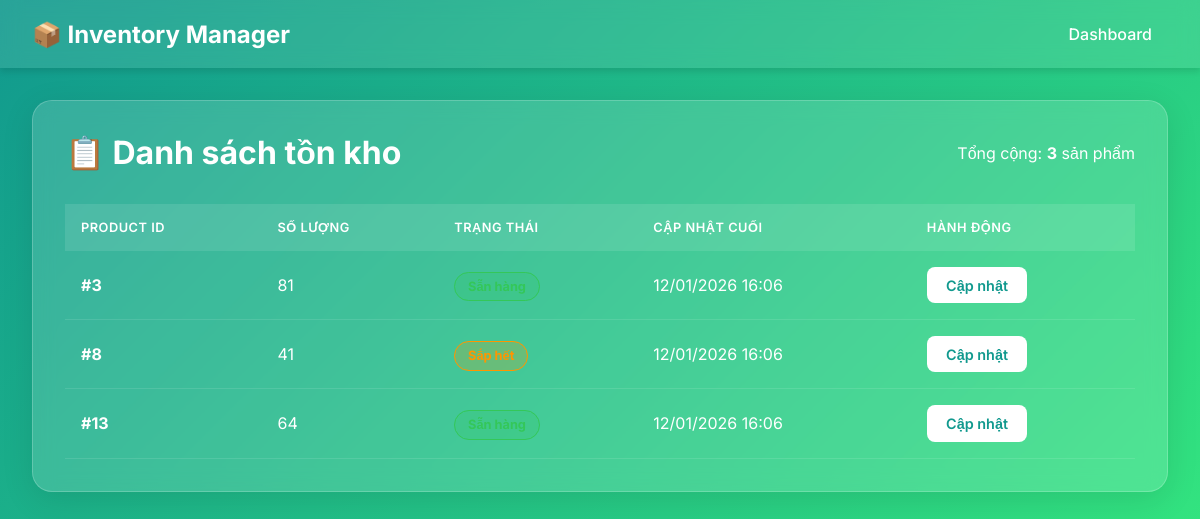
Before: / with the older database file.
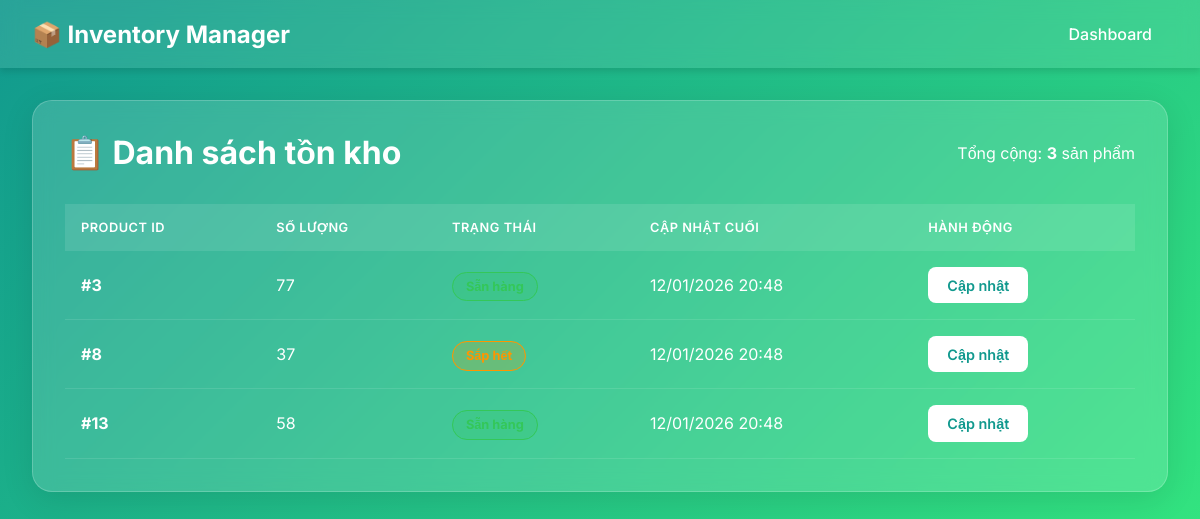
After: the same page with the newer database file.
### inventory/models.py (models this page shows, shortened)
class Inventory(models.Model):
    product_id = models.IntegerField(unique=True, verbose_name='Product ID')
    quantity = models.PositiveIntegerField(
        default=0,
        validators=[MinValueValidator(0)],
        verbose_name='Quantity'
    )
    created_at = models.DateTimeField(auto_now_add=True, verbose_name='Created At')
    updated_at = models.DateTimeField(auto_now=True, verbose_name='Updated At')
    class Meta:
        verbose_name = 'Inventory'
        verbose_name_plural = 'Inventories'
        ordering = ['product_id']

### inventory/views.py (the view)
# urls.py: path('', InventoryDashboardView.as_view(), name='inventory_dashboard'),
class InventoryDashboardView(View):
    def get(self, request):
        inventories = Inventory.objects.all()
        return render(request, 'dashboard.html', {'inventories': inventories})

### templates/dashboard.html (shortened to what this page needs)
{% extends 'base.html' %}
{% block content %}
<div class="card">
    <div class="header-section">
        <h1 class="title">📋 Danh sách tồn kho</h1>
        <div class="stats">
            Tổng cộng: <strong>{{ inventories|length }}</strong> sản phẩm
        </div>
    </div>
    <table>
        <thead>
            <tr>
                <th>Product ID</th>
                <th>Số lượng</th>
                <th>Trạng thái</th>
                <th>Cập nhật cuối</th>
                <th>Hành động</th>
            </tr>
        </thead>
        <tbody>
            {% for item in inventories %}
            <tr>
                <td><strong>#{{ item.product_id }}</strong></td>
                <td>{{ item.quantity }}</td>
                <td>
                    {% if item.quantity > 50 %}
                    <span class="badge badge-success">Sẵn hàng</span>
                    {% elif item.quantity > 0 %}
                    <span class="badge badge-warning">Sắp hết</span>
                    {% else %}
                    <span class="badge badge-danger">Hết hàng</span>
                    {% endif %}
                </td>
                <td>{{ item.updated_at|date:"d/m/Y H:i" }}</td>
                <td>
                    <a href="{% url 'inventory_update_page' item.product_id %}" class="btn btn-primary">
                        Cập nhật
                    </a>
                </td>
            </tr>
            {% empty %}
            <tr>
                <td colspan="5" style="text-align: center; padding: 3rem;">
                    Chưa có dữ liệu tồn kho.
                </td>
            </tr>
            {% endfor %}
        </tbody>
    </table>
</div>
{% endblock %}

Changed rows visible on the page:
changed Inventory (number 1 of 3 on the later page): quantity "81" → "77"; updated_at "12/01/2026 16:06" → "12/01/2026 20:48"
changed Inventory (number 2 of 3 on the later page): quantity "41" → "37"; updated_at "12/01/2026 16:06" → "12/01/2026 20:48"
changed Inventory (number 3 of 3 on the later page): quantity "64" → "58"; updated_at "12/01/2026 16:06" → "12/01/2026 20:48"
